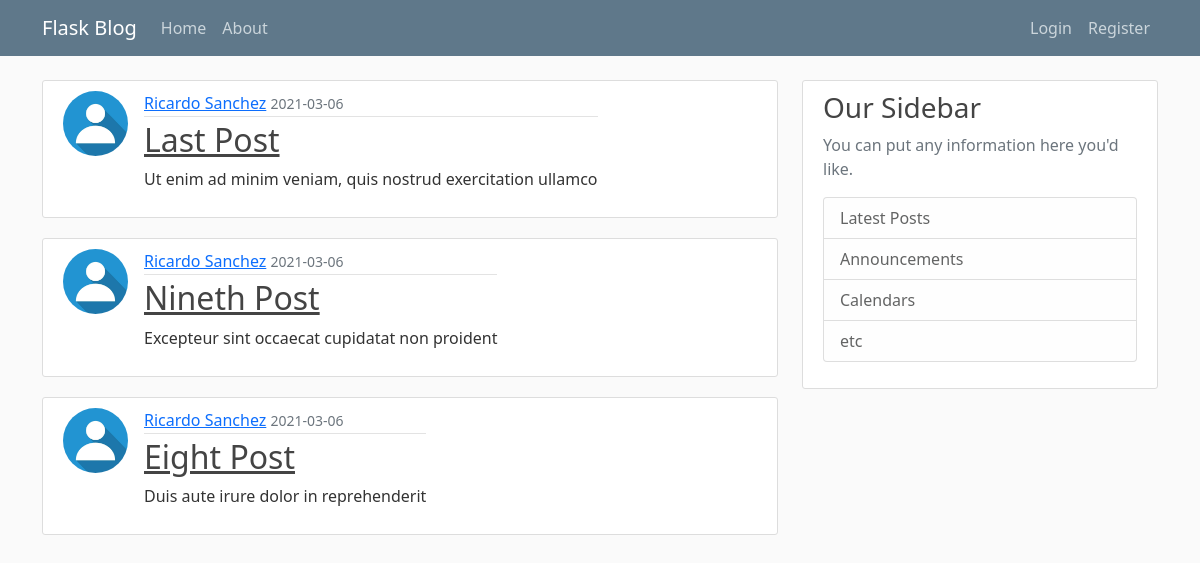
The page /home on the database its author committed.
### flaskblog/models.py (models this page shows, shortened)
class Post(db.Model):
    id = db.Column(db.Integer, primary_key=True)
    title = db.Column(db.String(100), nullable=False)
    date_posted = db.Column(db.DateTime, nullable=False, default=datetime.utcnow)
    content = db.Column(db.Text, nullable=False)
    user_id = db.Column(db.Integer, db.ForeignKey("user.id"), nullable=False)

class User(db.Model, UserMixin):
    id = db.Column(db.Integer, primary_key=True)
    username = db.Column(db.String(20), unique=True, nullable=False)
    email = db.Column(db.String(120), unique=True, nullable=False)
    image_file = db.Column(db.String(20), nullable=False, default="default.jpg")
    password = db.Column(db.String(60), nullable=False)
    posts = db.relationship("Post", backref="author", lazy=True)

### flaskblog/routes.py (the view)
@app.route("/")
@app.route("/home")
def home():
    page = request.args.get("page", 1, type=int)
    posts = Post.query.order_by(Post.date_posted.desc()).paginate(page=page, per_page=3)
    return render_template("home.html", posts=posts)

### flaskblog/templates/home.html
{% extends 'layout.html' %}
{% block content %}
    {% for post in posts %}
    <article class="media content-section d-flex">
        <img src="{{ url_for('static', filename='profile_pics/'+post.author.image_file) }}" alt="Authos Thumbnail Image" class="rounded-circle article-img">
        <div class="media-body">
            <div class="article-metadata">
            <a class="mr-2" href="#">{{ post.author.username }}</a>
            <small class="text-muted">{{ post.date_posted.strftime('%Y-%m-%d') }}</small>
            </div>
            <h2><a class="article-title" href="{{ url_for('post', post_id=post.id) }}">{{ post.title }}</a></h2>
            <p class="article-content">{{ post.content }}</p>
        </div>
    </article>
    {% endfor %}
{% endblock content %}

### flaskblog/templates/layout.html (shortened to what this page needs)
<!DOCTYPE html>
<html lang="en">
<head>
    <link href="https://cdn.jsdelivr.net/npm/bootstrap@5.0.0-beta2/dist/css/bootstrap.min.css" rel="stylesheet">
    <link href="{{ url_for('static', filename='main.css') }}" rel="stylesheet" type="text/css">
</head>
<body>
    <header class="site-header">
        <nav class="navbar navbar-expand-md navbar-dark bg-steel fixed-top">
        <div class="container">
            <a class="navbar-brand mr-4" href="/">Flask Blog</a>
            <div class="collapse navbar-collapse justify-content-between" id="navbarToggle">
            <div class="navbar-nav mr-auto">
                <a class="nav-item nav-link" href="{{ url_for('home') }}">Home</a>
                <a class="nav-item nav-link" href="{{ url_for('about') }}">About</a>
            </div>
            <div class="navbar-nav">
                {% if current_user.is_authenticated %}
                    <a class="nav-item nav-link" href="{{ url_for('new_post') }}">New Post</a>
                    <a class="nav-item nav-link" href="{{ url_for('account') }}">Account</a>
                    <a class="nav-item nav-link" href="{{ url_for('logout') }}">Logout</a>
                {% else %}
                    <a class="nav-item nav-link" href="{{ url_for('login') }}">Login</a>
                    <a class="nav-item nav-link" href="{{ url_for('register') }}">Register</a>
                {% endif %}
            </div>
            </div>
        </div>
        </nav>
    </header>
    <main role="main" class="container">
        <div class="row">
            <div class="col-md-8">
            {% block content %}{% endblock %}
            </div>
            <div class="col-md-4">
            <div class="content-section">
                <h3>Our Sidebar</h3>
                <p class='text-muted'>You can put any information here you'd like.
                <ul class="list-group">
                    <li class="list-group-item list-group-item-light">Latest Posts</li>
                    <li class="list-group-item list-group-item-light">Announcements</li>
                    <li class="list-group-item list-group-item-light">Calendars</li>
                    <li class="list-group-item list-group-item-light">etc</li>
                </ul>
                </p>
            </div>
            </div>
        </div>
    </main>
</body>
</html>

### flaskblog/static/main.css (style rules this page uses)
body { background: #fafafa; color: #333333; margin-top: 5rem; }
h1, h2, h3, h4, h5, h6 { color: #444444; }
.bg-steel { background-color: #5f788a; }
.site-header .navbar-nav .nav-link { color: #cbd5db; }
.content-section { background: #ffffff; padding: 10px 20px; border: 1px solid #dddddd; border-radius: 3px; margin-bottom: 20px; }
.article-title { color: #444444; }
.article-content { white-space: pre-line; }
.article-img { height: 65px; width: 65px; margin-right: 16px; }
.article-metadata { padding-bottom: 1px; margin-bottom: 4px; border-bottom: 1px solid #e3e3e3 }

### rows shown on the page
Post: image_file (placeholder picture), author.username "Ricardo Sanchez", date_posted "2021-03-06", title "Last Post", content "Ut enim ad minim veniam, quis nostrud exercitation ullamco"
Post: image_file (placeholder picture), author.username "Ricardo Sanchez", date_posted "2021-03-06", title "Nineth Post", content "Excepteur sint occaecat cupidatat non proident"
Post: image_file (placeholder picture), author.username "Ricardo Sanchez", date_posted "2021-03-06", title "Eight Post", content "Duis aute irure dolor in reprehenderit"
